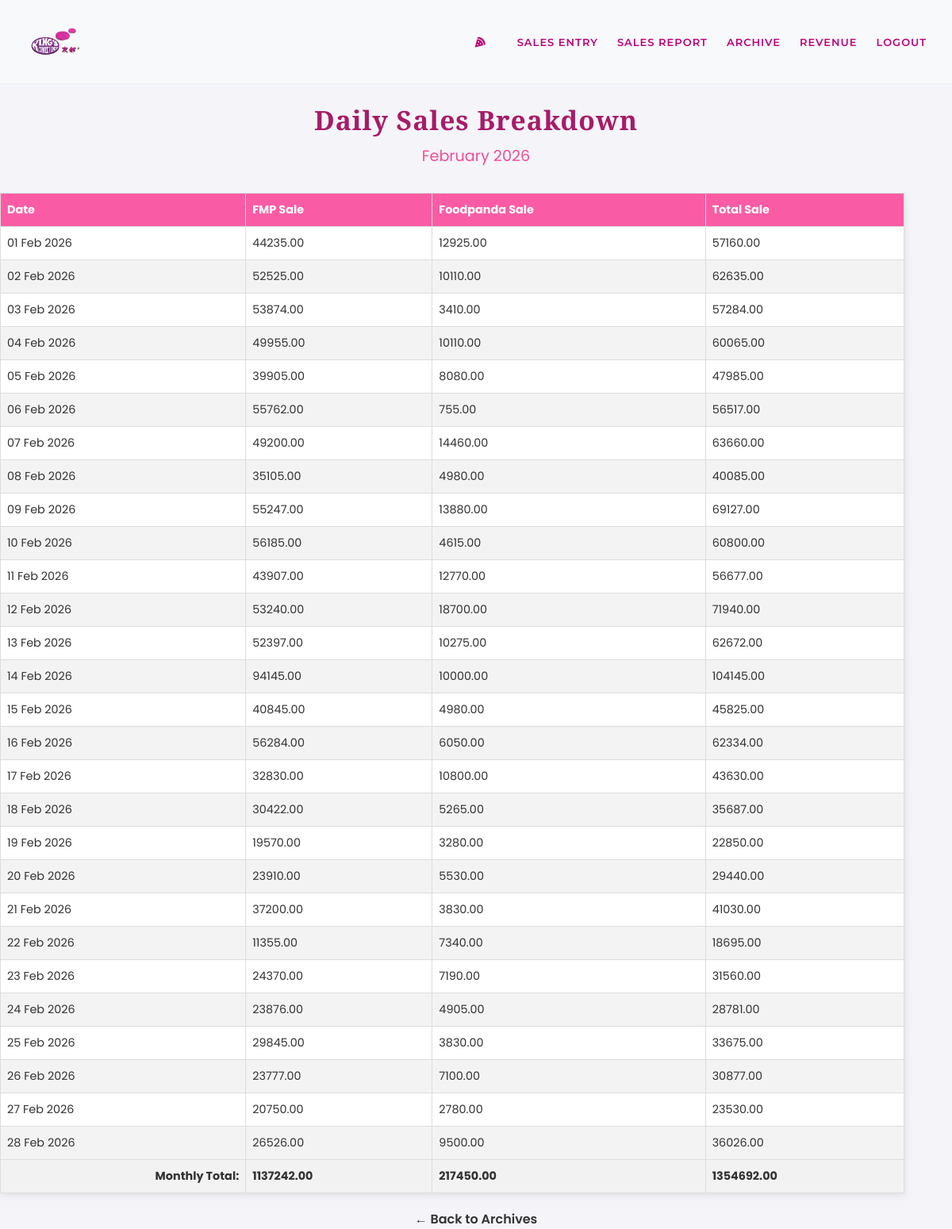
Screenshot of /kingsapp/month_rpt/12/ (signed in) with the database file from the repository.
### kingsapp/models.py (models this page shows, shortened)
class kingsArchvSummary(models.Model):
    month = models.DateField(unique=True)
    total_fmp_sale = models.DecimalField(max_digits=10, decimal_places=2, default=0)
    total_foodpanda_sale = models.DecimalField(max_digits=10, decimal_places=2, default=0)
    grand_total_sale = models.DecimalField(max_digits=10, decimal_places=2, default=0)
    net_total_sale = models.DecimalField(max_digits=10, decimal_places=2, default=0)
    average_daily_sale = models.DecimalField(max_digits=10, decimal_places=2, default=0)
    created_at = models.DateTimeField(auto_now_add=True)
    class Meta:
        verbose_name = 'Kings Archived Summary'
        verbose_name_plural = 'Kings Archived Summary'

class kingsSalesArchv(models.Model):
    entity = models.CharField(max_length=100)
    FMP_sale = models.DecimalField(max_digits=10, decimal_places=2, default=0)
    foodpanda = models.DecimalField(max_digits=10, decimal_places=2, default=0)
    create_date = models.DateField()
    update_date = models.DateTimeField(auto_now=True)
    @property
    def total_sale(self):
        return self.FMP_sale + self.foodpanda
    class Meta:
        verbose_name = 'Kings Sale Archive'
        verbose_name_plural = 'Kings Sale Archive'

### kingsapp/views.py (the view)
# urls.py: path('month_rpt/<int:pk>/', views.month_view_sale, name='month_rpt'),
@login_required(login_url='login')
def month_view_sale(request, pk):
    arcv_month = get_object_or_404(kingsArchvSummary, pk=pk)
    daily_sales = kingsSalesArchv.objects.filter(
        create_date__year=arcv_month.month.year,
        create_date__month=arcv_month.month.month
    ).order_by('create_date')
    return render(request, 'kings/month_view_sale.html', {'archive': arcv_month, 'daily_sales': daily_sales})

### templates/kings/month_view_sale.html (shortened to what this page needs)
{% load static %}
<!DOCTYPE html>
<html lang="en">
<head>
    <link rel="stylesheet" href="{% static 'css/kingshowdata.css' %}">
</head>
<body>
    {% include 'kings/kingsnavbar.html' %}
    <h1>Daily Sales Breakdown</h1>
    <h2>{{ archive.month|date:"F Y" }}</h2>
    <div class="main-container" style="justify-content: center;">
        <div class="report-section">
            <table>
                <thead>
                    <tr>
                        <th>Date</th>
                        <th>FMP Sale</th>
                        <th>Foodpanda Sale</th>
                        <th>Total Sale</th>
                    </tr>
                </thead>
                <tbody>
                    {% for sale in daily_sales %}
                    <tr>
                        <td>{{ sale.create_date|date:"d M Y" }}</td>
                        <td>{{ sale.FMP_sale|floatformat:2 }}</td>
                        <td>{{ sale.foodpanda|floatformat:2 }}</td>
                        <td>{{ sale.total_sale|floatformat:2 }}</td>
                    </tr>
                    {% empty %}
                    <tr>
                        <td colspan="4" style="text-align: center;">No sales data found for this month.</td>
                    </tr>
                    {% endfor %}
                </tbody>
                <tfoot>
                    <tr style="font-weight: bold; background-color: #f2f2f2;">
                        <td style="text-align: right;">Monthly Total:</td>
                        <td>{{ archive.total_fmp_sale|floatformat:2 }}</td>
                        <td>{{ archive.total_foodpanda_sale|floatformat:2 }}</td>
                        <td>{{ archive.grand_total_sale|floatformat:2 }}</td>
                    </tr>
                </tfoot>
            </table>
            <div style="margin-top: 20px; text-align: center;">
                <a href="{% url 'show_archive' %}" style="text-decoration: none; color: #333; font-weight: 600;">&larr; Back to Archives</a>
            </div>
        </div>
    </div>
</body>
</html>

### static/css/kingshowdata.css (style rules this page uses)
body { font-family: 'Poppins', sans-serif; margin: 2rem; background-color: #f4f4f9; color: #333; }
.main-container { display: flex; gap: 2rem; align-items: flex-start; max-width: 1400px; margin: 0 auto; }
h1 { text-align: center; color: #a71b68; font-family: 'Playfair Display', serif; font-size: 2.1rem; margin-bottom: 0.5rem; letter-spacing: 1px; }
h2 { text-align: center; color: #ee4e99; font-weight: 400; font-style: regular; font-size: 1.2rem; margin-top: 0; margin-bottom: 2rem; }
.report-section { flex: 2.5; overflow-x: auto; }
table { width: 95%; margin: 0; border-collapse: collapse; box-shadow: 0 2px 10px rgba(0,0,0,0.1); background-color: white; border: 1px solid #ddd; }
th, td { padding: 10px 8px; text-align: left; border: 1px solid #ddd; font-size: 0.9rem; }
thead th { background-color: #f95ca5; color: white; font-weight: bold; }
tbody tr:nth-of-type(even) { background-color: #f3f3f3; }

### templates/kings/kingsnavbar.html (style rules this page uses)
body { margin: 0; }

### rows the page displays
kingsArchvSummary: month "February 2026", total_fmp_sale "1137242.00", total_foodpanda_sale "217450.00", grand_total_sale "1354692.00"
kingsSalesArchv: create_date "01 Feb 2026", FMP_sale "44235.00", foodpanda "12925.00", total_sale "57160.00"
kingsSalesArchv: create_date "02 Feb 2026", FMP_sale "52525.00", foodpanda "10110.00", total_sale "62635.00"
kingsSalesArchv: create_date "03 Feb 2026", FMP_sale "53874.00", foodpanda "3410.00", total_sale "57284.00"
kingsSalesArchv: create_date "04 Feb 2026", FMP_sale "49955.00", foodpanda "10110.00", total_sale "60065.00"
kingsSalesArchv: create_date "05 Feb 2026", FMP_sale "39905.00", foodpanda "8080.00", total_sale "47985.00"
kingsSalesArchv: create_date "06 Feb 2026", FMP_sale "55762.00", foodpanda "755.00", total_sale "56517.00"
kingsSalesArchv: create_date "07 Feb 2026", FMP_sale "49200.00", foodpanda "14460.00", total_sale "63660.00"
kingsSalesArchv: create_date "08 Feb 2026", FMP_sale "35105.00", foodpanda "4980.00", total_sale "40085.00"
kingsSalesArchv: create_date "09 Feb 2026", FMP_sale "55247.00", foodpanda "13880.00", total_sale "69127.00"
kingsSalesArchv: create_date "10 Feb 2026", FMP_sale "56185.00", foodpanda "4615.00", total_sale "60800.00"
kingsSalesArchv: create_date "11 Feb 2026", FMP_sale "43907.00", foodpanda "12770.00", total_sale "56677.00"
kingsSalesArchv: create_date "12 Feb 2026", FMP_sale "53240.00", foodpanda "18700.00", total_sale "71940.00"
kingsSalesArchv: create_date "13 Feb 2026", FMP_sale "52397.00", foodpanda "10275.00", total_sale "62672.00"
kingsSalesArchv: create_date "14 Feb 2026", FMP_sale "94145.00", foodpanda "10000.00", total_sale "104145.00"
kingsSalesArchv: create_date "15 Feb 2026", FMP_sale "40845.00", foodpanda "4980.00", total_sale "45825.00"
kingsSalesArchv: create_date "16 Feb 2026", FMP_sale "56284.00", foodpanda "6050.00", total_sale "62334.00"
kingsSalesArchv: create_date "17 Feb 2026", FMP_sale "32830.00", foodpanda "10800.00", total_sale "43630.00"
kingsSalesArchv: create_date "18 Feb 2026", FMP_sale "30422.00", foodpanda "5265.00", total_sale "35687.00"
kingsSalesArchv: create_date "19 Feb 2026", FMP_sale "19570.00", foodpanda "3280.00", total_sale "22850.00"
kingsSalesArchv: create_date "20 Feb 2026", FMP_sale "23910.00", foodpanda "5530.00", total_sale "29440.00"
kingsSalesArchv: create_date "21 Feb 2026", FMP_sale "37200.00", foodpanda "3830.00", total_sale "41030.00"
kingsSalesArchv: create_date "22 Feb 2026", FMP_sale "11355.00", foodpanda "7340.00", total_sale "18695.00"
kingsSalesArchv: create_date "23 Feb 2026", FMP_sale "24370.00", foodpanda "7190.00", total_sale "31560.00"
kingsSalesArchv: create_date "24 Feb 2026", FMP_sale "23876.00", foodpanda "4905.00", total_sale "28781.00"
kingsSalesArchv: create_date "25 Feb 2026", FMP_sale "29845.00", foodpanda "3830.00", total_sale "33675.00"
kingsSalesArchv: create_date "26 Feb 2026", FMP_sale "23777.00", foodpanda "7100.00", total_sale "30877.00"
kingsSalesArchv: create_date "27 Feb 2026", FMP_sale "20750.00", foodpanda "2780.00", total_sale "23530.00"
kingsSalesArchv: create_date "28 Feb 2026", FMP_sale "26526.00", foodpanda "9500.00", total_sale "36026.00"
